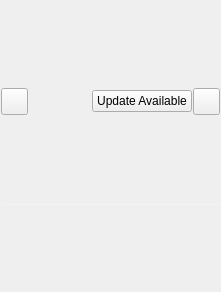
<?xml version="1.0" encoding="UTF-8"?>
<ui version="4.0">
 <class>MainForm</class>
 <widget class="QWidget" name="MainForm">
  <property name="windowModality">
   <enum>Qt::WindowModal</enum>
  </property>
  <property name="geometry">
   <rect>
    <x>0</x>
    <y>0</y>
    <width>221</width>
    <height>292</height>
   </rect>
  </property>
  <property name="minimumSize">
   <size>
    <width>200</width>
    <height>200</height>
   </size>
  </property>
  <property name="windowTitle">
   <string>Form</string>
  </property>
  <property name="styleSheet">
   <string notr="true">
QListView::item:selected {
background-color: rgb(255, 15, 255);
}
</string>
  </property>
  <layout class="QVBoxLayout" name="verticalLayout">
   <property name="spacing">
    <number>0</number>
   </property>
   <property name="margin">
    <number>0</number>
   </property>
   <item>
    <widget class="QFrame" name="menuFrame">
     <property name="sizePolicy">
      <sizepolicy hsizetype="Preferred" vsizetype="Fixed">
       <horstretch>0</horstretch>
       <verstretch>0</verstretch>
      </sizepolicy>
     </property>
     <property name="minimumSize">
      <size>
       <width>0</width>
       <height>29</height>
      </size>
     </property>
     <property name="frameShape">
      <enum>QFrame::NoFrame</enum>
     </property>
     <property name="frameShadow">
      <enum>QFrame::Raised</enum>
     </property>
     <property name="lineWidth">
      <number>0</number>
     </property>
     <layout class="QHBoxLayout" name="horizontalLayout">
      <property name="spacing">
       <number>1</number>
      </property>
      <property name="margin">
       <number>1</number>
      </property>
      <item>
       <widget class="QPushButton" name="createButton">
        <property name="minimumSize">
         <size>
          <width>27</width>
          <height>27</height>
         </size>
        </property>
        <property name="maximumSize">
         <size>
          <width>27</width>
          <height>27</height>
         </size>
        </property>
        <property name="font">
         <font>
          <pointsize>14</pointsize>
          <weight>75</weight>
          <bold>true</bold>
         </font>
        </property>
        <property name="statusTip">
         <string>Create: Click and choose a new item to create in the selected folder.</string>
        </property>
        <property name="styleSheet">
         <string notr="true"/>
        </property>
        <property name="text">
         <string/>
        </property>
        <property name="icon">
         <iconset>
          <normaloff>../../../../0.32.7/source/studioLibrary/ui/images/addItem.png</normaloff>../../../../0.32.7/source/studioLibrary/ui/images/addItem.png</iconset>
        </property>
        <property name="iconSize">
         <size>
          <width>20</width>
          <height>20</height>
         </size>
        </property>
       </widget>
      </item>
      <item>
       <spacer name="horizontalSpacer">
        <property name="orientation">
         <enum>Qt::Horizontal</enum>
        </property>
        <property name="sizeHint" stdset="0">
         <size>
          <width>40</width>
          <height>20</height>
         </size>
        </property>
       </spacer>
      </item>
      <item>
       <widget class="QPushButton" name="updateButton">
        <property name="minimumSize">
         <size>
          <width>100</width>
          <height>0</height>
         </size>
        </property>
        <property name="text">
         <string>Update Available</string>
        </property>
       </widget>
      </item>
      <item>
       <widget class="QPushButton" name="settingsButton">
        <property name="minimumSize">
         <size>
          <width>27</width>
          <height>27</height>
         </size>
        </property>
        <property name="maximumSize">
         <size>
          <width>27</width>
          <height>27</height>
         </size>
        </property>
        <property name="toolTip">
         <string>Settings menu.</string>
        </property>
        <property name="statusTip">
         <string>Settings: Click and customize your library.</string>
        </property>
        <property name="styleSheet">
         <string notr="true"/>
        </property>
        <property name="text">
         <string/>
        </property>
        <property name="icon">
         <iconset>
          <normaloff>../../../../0.32.7/source/studioLibrary/ui/images/cog.png</normaloff>../../../../0.32.7/source/studioLibrary/ui/images/cog.png</iconset>
        </property>
        <property name="iconSize">
         <size>
          <width>17</width>
          <height>17</height>
         </size>
        </property>
       </widget>
      </item>
     </layout>
    </widget>
   </item>
   <item>
    <layout class="QHBoxLayout" name="viewLayout">
     <property name="spacing">
      <number>0</number>
     </property>
     <property name="sizeConstraint">
      <enum>QLayout::SetDefaultConstraint</enum>
     </property>
     <property name="topMargin">
      <number>1</number>
     </property>
     <property name="bottomMargin">
      <number>0</number>
     </property>
    </layout>
   </item>
   <item>
    <widget class="Line" name="line_2">
     <property name="maximumSize">
      <size>
       <width>16777215</width>
       <height>1</height>
      </size>
     </property>
     <property name="styleSheet">
      <string notr="true">background-color: rgb(255, 255, 255, 30);</string>
     </property>
     <property name="orientation">
      <enum>Qt::Horizontal</enum>
     </property>
    </widget>
   </item>
   <item>
    <layout class="QHBoxLayout" name="statusLayout">
     <property name="spacing">
      <number>0</number>
     </property>
     <property name="topMargin">
      <number>0</number>
     </property>
    </layout>
   </item>
  </layout>
 </widget>
 <resources/>
 <connections/>
</ui>
